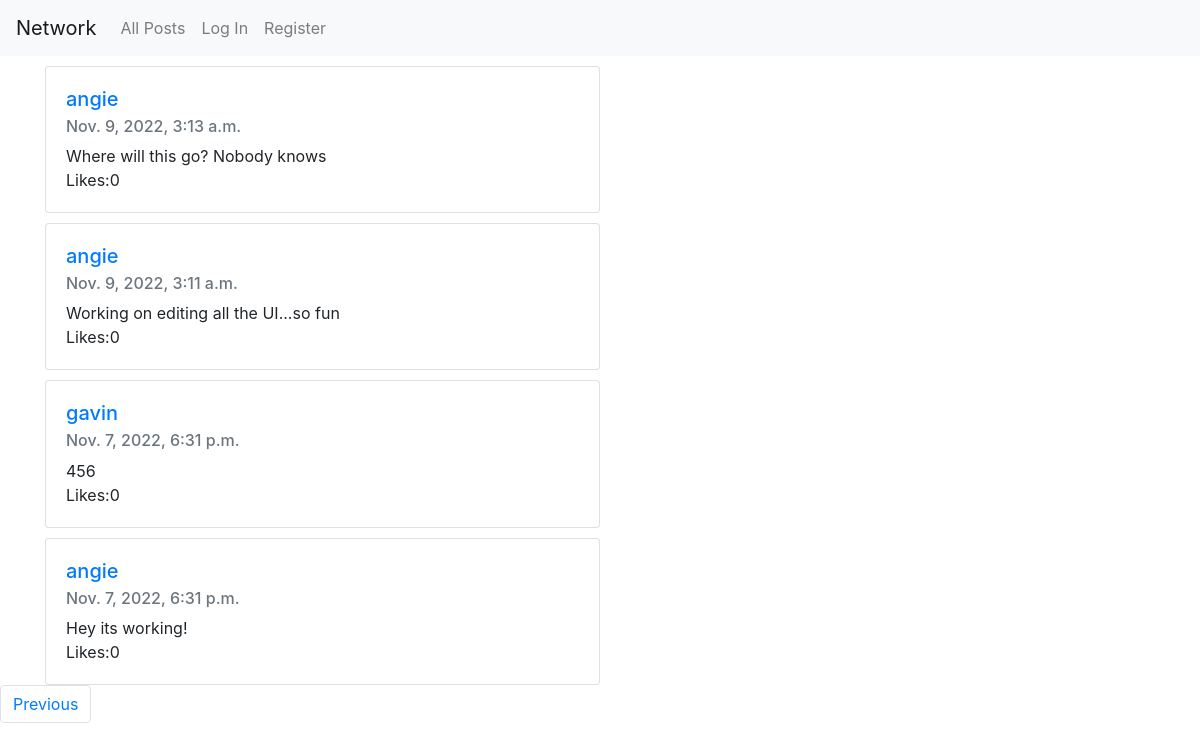
Screenshot of /?page=2 with the database file from the repository.
### network/models.py (models this page shows, shortened)
class Post(models.Model):
    user = models.ForeignKey(User, on_delete=models.CASCADE, related_name='author')
    content = models.CharField(max_length=250)
    timestamp = models.DateTimeField(auto_now_add=True)
    liked = models.ManyToManyField(User, default=None, blank=True, related_name='likes')

class User(AbstractUser):
    pass

### network/views.py (the view)
# urls.py: path("", views.index, name="index"),
def index(request):
        posts = Post.objects.all().order_by('id').reverse()
        paginator = Paginator(posts, 10)
        page_number = request.GET.get('page')
        page_obj = paginator.get_page(page_number)
        return render(request, "network/index.html",{
            "posts": posts,
            'page_obj': page_obj
        })

### network/templates/network/index.html (shortened to what this page needs)
{% extends "network/layout.html" %}
{% load static %}
{% block body %}
    <div id="posts">
        {% for post in page_obj %}
        <div class="container">
            <div class="card" style="width: 50%">
                <div class="card-body">
                    <h5 class="card-title"><a href="{% url 'profile' username=post.user %}">{{ post.user }}</a></h5>
                    <h6 class="card-subtitle mb-2 text-muted">{{ post.timestamp }}</h6>
                    <div class="card-text post-content{{ post.id }}">{{ post.content }}</div>
            {% if user.is_authenticated %}
                {% if request.user == post.user %}
                <form action="{% url 'edit' post_id=post.id %}" method="post">
                        {% csrf_token %}
                    <textarea rows="3" class="form-control" class="text-edit" name="textarea">{{ post.content }}</textarea>
                    <button type="submit" data-id="{{ post.id }}" class="edit-post btn btn-secondary">Edit</button>
                </form>
                {% elif request.user in post.liked.all %}
                <a href="#" class ='like-button'  data-value="Unlike" data-total="{{ post.liked.all.count }}" data-id="{{ post.id }}" id="{{ post.id }}"><i id="heart{{post.id}}"class="fa fa-heart" style="color:red"></i><span id="liked{{ post.id}}"> {{ post.liked.all.count }}</span></a>
                {% else %}
                <a href="#" class='like-button'  data-value ="Like" data-total="{{ post.liked.all.count }}" data-id="{{ post.id }}" id="{{ post.id }}"><i id="heart{{post.id}}"class="fa fa-heart" style="color:gray"></i><span id="liked{{ post.id}}"> {{ post.liked.all.count }}</span></a>
                {% endif %}
            {% else %}
            Likes:{{ post.liked.all.count }}
            {% endif %}
            </div>
            </div>
            </div>
        {% endfor %}
    </div>
    <nav aria-label="Page navigation example">
        <ul class="pagination">
            {% if page_obj.has_previous %}
            <li class="page-item"><a class="page-link" href="?page={{ page_obj.previous_page_number }}">Previous</a></li>
            {% endif %}
        </ul>
    </nav>
{% endblock %}

### network/static/network/styles.css (style rules this page uses)
.card { margin-top: 10px; }

### rows the page displays
Post: user "angie", timestamp "Nov. 9, 2022, 3:13 a.m.", content "Where will this go? Nobody knows", liked.all.count "0"
Post: user "angie", timestamp "Nov. 9, 2022, 3:11 a.m.", content "Working on editing all the UI...so fun", liked.all.count "0"
Post: user "gavin", timestamp "Nov. 7, 2022, 6:31 p.m.", content "456", liked.all.count "0"
Post: user "angie", timestamp "Nov. 7, 2022, 6:31 p.m.", content "Hey its working!", liked.all.count "0"
